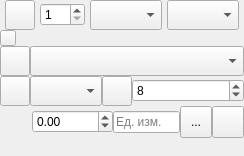
<?xml version="1.0" encoding="UTF-8"?>
<ui version="4.0">
 <class>PolygonPropWidget</class>
 <widget class="QWidget" name="PolygonPropWidget">
  <property name="geometry">
   <rect>
    <x>0</x>
    <y>0</y>
    <width>244</width>
    <height>156</height>
   </rect>
  </property>
  <property name="sizePolicy">
   <sizepolicy hsizetype="Maximum" vsizetype="Maximum">
    <horstretch>0</horstretch>
    <verstretch>0</verstretch>
   </sizepolicy>
  </property>
  <property name="windowTitle">
   <string>Параметры</string>
  </property>
  <layout class="QGridLayout" name="gridLayout">
   <property name="leftMargin">
    <number>0</number>
   </property>
   <property name="topMargin">
    <number>0</number>
   </property>
   <property name="rightMargin">
    <number>0</number>
   </property>
   <property name="bottomMargin">
    <number>0</number>
   </property>
   <property name="spacing">
    <number>0</number>
   </property>
   <item row="1" column="0" colspan="2">
    <layout class="QGridLayout" name="closeLayout">
     <property name="spacing">
      <number>0</number>
     </property>
     <item row="1" column="2">
      <widget class="QComboBox" name="patternCombo">
       <property name="sizePolicy">
        <sizepolicy hsizetype="Preferred" vsizetype="Preferred">
         <horstretch>0</horstretch>
         <verstretch>0</verstretch>
        </sizepolicy>
       </property>
       <property name="minimumSize">
        <size>
         <width>0</width>
         <height>0</height>
        </size>
       </property>
       <property name="maximumSize">
        <size>
         <width>250</width>
         <height>16777215</height>
        </size>
       </property>
       <property name="focusPolicy">
        <enum>Qt::NoFocus</enum>
       </property>
       <property name="toolTip">
        <string>Шаблон заливки</string>
       </property>
       <property name="insertPolicy">
        <enum>QComboBox::InsertAtBottom</enum>
       </property>
       <property name="sizeAdjustPolicy">
        <enum>QComboBox::AdjustToMinimumContentsLength</enum>
       </property>
       <property name="frame">
        <bool>true</bool>
       </property>
      </widget>
     </item>
     <item row="1" column="1">
      <widget class="QPushButton" name="fillBtn">
       <property name="sizePolicy">
        <sizepolicy hsizetype="Minimum" vsizetype="Preferred">
         <horstretch>0</horstretch>
         <verstretch>0</verstretch>
        </sizepolicy>
       </property>
       <property name="minimumSize">
        <size>
         <width>30</width>
         <height>30</height>
        </size>
       </property>
       <property name="maximumSize">
        <size>
         <width>30</width>
         <height>30</height>
        </size>
       </property>
       <property name="focusPolicy">
        <enum>Qt::NoFocus</enum>
       </property>
       <property name="toolTip">
        <string>Цвет заливки</string>
       </property>
       <property name="text">
        <string/>
       </property>
       <property name="icon">
        <iconset>
         <normaloff>:/meteo/icons/drawtools/fill-color.png</normaloff>:/meteo/icons/drawtools/fill-color.png</iconset>
       </property>
      </widget>
     </item>
     <item row="0" column="1">
      <widget class="QPushButton" name="lockBtn">
       <property name="maximumSize">
        <size>
         <width>16</width>
         <height>16</height>
        </size>
       </property>
       <property name="toolTip">
        <string>Одновременное изменение цвета линии и заливки</string>
       </property>
       <property name="text">
        <string/>
       </property>
       <property name="checkable">
        <bool>true</bool>
       </property>
      </widget>
     </item>
    </layout>
   </item>
   <item row="3" column="0" colspan="2">
    <layout class="QGridLayout" name="valueLayout">
     <property name="spacing">
      <number>0</number>
     </property>
     <item row="0" column="2">
      <widget class="QLineEdit" name="unitEdit">
       <property name="sizePolicy">
        <sizepolicy hsizetype="Maximum" vsizetype="Maximum">
         <horstretch>0</horstretch>
         <verstretch>0</verstretch>
        </sizepolicy>
       </property>
       <property name="minimumSize">
        <size>
         <width>0</width>
         <height>0</height>
        </size>
       </property>
       <property name="toolTip">
        <string>Единицы измерения</string>
       </property>
       <property name="placeholderText">
        <string>Ед. изм.</string>
       </property>
      </widget>
     </item>
     <item row="0" column="1">
      <widget class="QDoubleSpinBox" name="valueSpin">
       <property name="sizePolicy">
        <sizepolicy hsizetype="Maximum" vsizetype="Maximum">
         <horstretch>0</horstretch>
         <verstretch>0</verstretch>
        </sizepolicy>
       </property>
       <property name="maximumSize">
        <size>
         <width>16777215</width>
         <height>16777215</height>
        </size>
       </property>
       <property name="toolTip">
        <string>Значение</string>
       </property>
       <property name="decimals">
        <number>2</number>
       </property>
       <property name="minimum">
        <double>-99999.000000000000000</double>
       </property>
       <property name="maximum">
        <double>99999.000000000000000</double>
       </property>
       <property name="value">
        <double>0.000000000000000</double>
       </property>
      </widget>
     </item>
     <item row="0" column="0">
      <widget class="QPushButton" name="labelButton">
       <property name="sizePolicy">
        <sizepolicy hsizetype="Minimum" vsizetype="Maximum">
         <horstretch>0</horstretch>
         <verstretch>0</verstretch>
        </sizepolicy>
       </property>
       <property name="minimumSize">
        <size>
         <width>32</width>
         <height>32</height>
        </size>
       </property>
       <property name="maximumSize">
        <size>
         <width>32</width>
         <height>32</height>
        </size>
       </property>
       <property name="text">
        <string/>
       </property>
       <property name="checkable">
        <bool>true</bool>
       </property>
       <property name="flat">
        <bool>true</bool>
       </property>
      </widget>
     </item>
     <item row="0" column="3">
      <layout class="QGridLayout" name="gridLayout_3">
       <item row="0" column="2">
        <widget class="QPushButton" name="finishBtn">
         <property name="minimumSize">
          <size>
           <width>32</width>
           <height>32</height>
          </size>
         </property>
         <property name="maximumSize">
          <size>
           <width>32</width>
           <height>32</height>
          </size>
         </property>
         <property name="toolTip">
          <string>Нанести</string>
         </property>
         <property name="text">
          <string/>
         </property>
        </widget>
       </item>
       <item row="0" column="1">
        <widget class="QToolButton" name="delBtn">
         <property name="minimumSize">
          <size>
           <width>32</width>
           <height>32</height>
          </size>
         </property>
         <property name="maximumSize">
          <size>
           <width>32</width>
           <height>32</height>
          </size>
         </property>
         <property name="toolTip">
          <string>Удалить редактируемый объект</string>
         </property>
         <property name="text">
          <string>...</string>
         </property>
         <property name="icon">
          <iconset>
           <normaloff>:/meteo/icons/delete-16.png</normaloff>:/meteo/icons/delete-16.png</iconset>
         </property>
        </widget>
       </item>
      </layout>
     </item>
    </layout>
   </item>
   <item row="2" column="0" colspan="2">
    <layout class="QGridLayout" name="ornamentLayout">
     <property name="spacing">
      <number>0</number>
     </property>
     <item row="0" column="1">
      <widget class="QComboBox" name="ornamentCombo">
       <property name="sizePolicy">
        <sizepolicy hsizetype="Maximum" vsizetype="Maximum">
         <horstretch>0</horstretch>
         <verstretch>0</verstretch>
        </sizepolicy>
       </property>
       <property name="minimumSize">
        <size>
         <width>0</width>
         <height>30</height>
        </size>
       </property>
       <property name="toolTip">
        <string>Орнамент</string>
       </property>
      </widget>
     </item>
     <item row="0" column="0">
      <widget class="QToolButton" name="ornamentMirrorBtn">
       <property name="minimumSize">
        <size>
         <width>30</width>
         <height>30</height>
        </size>
       </property>
       <property name="maximumSize">
        <size>
         <width>30</width>
         <height>30</height>
        </size>
       </property>
       <property name="toolTip">
        <string>Отобразить орнамент зеркально</string>
       </property>
       <property name="layoutDirection">
        <enum>Qt::LeftToRight</enum>
       </property>
       <property name="text">
        <string/>
       </property>
       <property name="icon">
        <iconset>
         <normaloff>:/meteo/icons/drawtools/mirror.png</normaloff>:/meteo/icons/drawtools/mirror.png</iconset>
       </property>
       <property name="checkable">
        <bool>true</bool>
       </property>
      </widget>
     </item>
     <item row="0" column="2">
      <widget class="QPushButton" name="arrTypeBtn">
       <property name="enabled">
        <bool>true</bool>
       </property>
       <property name="minimumSize">
        <size>
         <width>30</width>
         <height>30</height>
        </size>
       </property>
       <property name="maximumSize">
        <size>
         <width>30</width>
         <height>30</height>
        </size>
       </property>
       <property name="focusPolicy">
        <enum>Qt::NoFocus</enum>
       </property>
       <property name="toolTip">
        <string>Тип стрелки</string>
       </property>
       <property name="text">
        <string/>
       </property>
      </widget>
     </item>
     <item row="0" column="3">
      <layout class="QGridLayout" name="gridLayout_2">
       <property name="sizeConstraint">
        <enum>QLayout::SetMaximumSize</enum>
       </property>
       <property name="horizontalSpacing">
        <number>0</number>
       </property>
       <property name="verticalSpacing">
        <number>60</number>
       </property>
       <item row="0" column="0">
        <widget class="QSpinBox" name="splineSpin">
         <property name="sizePolicy">
          <sizepolicy hsizetype="Minimum" vsizetype="Maximum">
           <horstretch>0</horstretch>
           <verstretch>0</verstretch>
          </sizepolicy>
         </property>
         <property name="toolTip">
          <string>Коэффициет сглаживания</string>
         </property>
         <property name="minimum">
          <number>1</number>
         </property>
         <property name="maximum">
          <number>999</number>
         </property>
         <property name="value">
          <number>8</number>
         </property>
        </widget>
       </item>
      </layout>
     </item>
    </layout>
   </item>
   <item row="4" column="1">
    <spacer name="verticalSpacer">
     <property name="orientation">
      <enum>Qt::Vertical</enum>
     </property>
     <property name="sizeHint" stdset="0">
      <size>
       <width>20</width>
       <height>1</height>
      </size>
     </property>
    </spacer>
   </item>
   <item row="0" column="0" colspan="2">
    <layout class="QGridLayout" name="lineLayout">
     <property name="spacing">
      <number>0</number>
     </property>
     <item row="0" column="3">
      <widget class="QComboBox" name="arrPlaceCombo">
       <property name="sizePolicy">
        <sizepolicy hsizetype="Maximum" vsizetype="Maximum">
         <horstretch>0</horstretch>
         <verstretch>0</verstretch>
        </sizepolicy>
       </property>
       <property name="minimumSize">
        <size>
         <width>0</width>
         <height>30</height>
        </size>
       </property>
       <property name="focusPolicy">
        <enum>Qt::NoFocus</enum>
       </property>
       <property name="toolTip">
        <string>Позиции размещения стрелок</string>
       </property>
      </widget>
     </item>
     <item row="0" column="2">
      <widget class="QComboBox" name="lineCombo">
       <property name="sizePolicy">
        <sizepolicy hsizetype="Maximum" vsizetype="Maximum">
         <horstretch>0</horstretch>
         <verstretch>0</verstretch>
        </sizepolicy>
       </property>
       <property name="minimumSize">
        <size>
         <width>0</width>
         <height>30</height>
        </size>
       </property>
       <property name="focusPolicy">
        <enum>Qt::NoFocus</enum>
       </property>
       <property name="toolTip">
        <string>Стиль линии</string>
       </property>
      </widget>
     </item>
     <item row="0" column="1">
      <widget class="QSpinBox" name="widthSpin">
       <property name="sizePolicy">
        <sizepolicy hsizetype="Minimum" vsizetype="Fixed">
         <horstretch>0</horstretch>
         <verstretch>0</verstretch>
        </sizepolicy>
       </property>
       <property name="minimumSize">
        <size>
         <width>45</width>
         <height>0</height>
        </size>
       </property>
       <property name="maximumSize">
        <size>
         <width>45</width>
         <height>16777215</height>
        </size>
       </property>
       <property name="toolTip">
        <string>Толщина линии</string>
       </property>
       <property name="minimum">
        <number>1</number>
       </property>
       <property name="maximum">
        <number>20</number>
       </property>
       <property name="value">
        <number>1</number>
       </property>
      </widget>
     </item>
     <item row="0" column="0">
      <widget class="QPushButton" name="colorBtn">
       <property name="minimumSize">
        <size>
         <width>30</width>
         <height>30</height>
        </size>
       </property>
       <property name="maximumSize">
        <size>
         <width>30</width>
         <height>30</height>
        </size>
       </property>
       <property name="focusPolicy">
        <enum>Qt::NoFocus</enum>
       </property>
       <property name="toolTip">
        <string>Цвет линии</string>
       </property>
       <property name="text">
        <string/>
       </property>
       <property name="icon">
        <iconset>
         <normaloff>:/meteo/icons/map/paint.png</normaloff>:/meteo/icons/map/paint.png</iconset>
       </property>
      </widget>
     </item>
    </layout>
   </item>
  </layout>
 </widget>
 <tabstops>
  <tabstop>widthSpin</tabstop>
  <tabstop>lockBtn</tabstop>
  <tabstop>ornamentMirrorBtn</tabstop>
  <tabstop>ornamentCombo</tabstop>
  <tabstop>splineSpin</tabstop>
  <tabstop>labelButton</tabstop>
  <tabstop>valueSpin</tabstop>
  <tabstop>unitEdit</tabstop>
  <tabstop>delBtn</tabstop>
  <tabstop>finishBtn</tabstop>
 </tabstops>
 <resources/>
 <connections/>
 <designerdata>
  <property name="gridDeltaX">
   <number>10</number>
  </property>
  <property name="gridDeltaY">
   <number>10</number>
  </property>
  <property name="gridSnapX">
   <bool>true</bool>
  </property>
  <property name="gridSnapY">
   <bool>true</bool>
  </property>
  <property name="gridVisible">
   <bool>true</bool>
  </property>
 </designerdata>
</ui>
